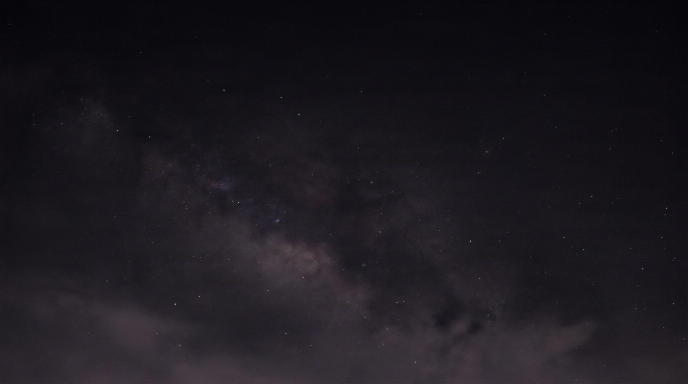
#> input picture assets/header-starfield/starfield-source.png, 1376 x 768 px (shown at 1/2 size)
$ python generate-header-starfield.py
#> lines starting #> are read from the running program, lines starting #| are printed output that depends on the picture
#!/usr/bin/env python3
"""Crop the existing Meshy artwork into identical compact masthead plates."""
from pathlib import Path
import hashlib
import json
from PIL import Image, ImageOps

ROOT = Path(__file__).resolve().parents[1]
SOURCE = ROOT / 'assets/header-starfield/starfield-source.png'
SIZE = (1600, 480)
plate = ImageOps.fit(Image.open(SOURCE).convert('RGB'), SIZE, centering=(0.5, 0.4))
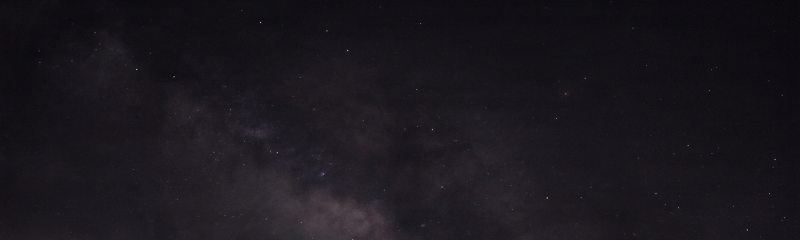
#> plate: PIL image 1600x480 RGB (shown at 1/2 size); mean R, G, B 26.2, 23, 29.5
outputs = []
for folder in [ROOT / 'apps/mobile/assets/images', ROOT / 'apps/web/public/images']:
    folder.mkdir(parents=True, exist_ok=True)
    output = folder / 'header-starfield.webp'
    plate.save(output, quality=88, method=6)
    outputs.append(output)
    # This task's rejected feathered-edge asset is no longer consumed.
    (folder / 'header-starfield-mask.png').unlink(missing_ok=True)
#> after the loop, outputs = 2 items
manifest = {
    'source': str(SOURCE.relative_to(ROOT)),
    'sourceSha256': hashlib.sha256(SOURCE.read_bytes()).hexdigest(),
    'size': SIZE,
    'composition': 'opaque dark masthead with semantic 24px bottom corners; flat reading surface',
    'outputs': {str(p.relative_to(ROOT)): hashlib.sha256(p.read_bytes()).hexdigest() for p in outputs},
}
(ROOT / 'assets/header-starfield/manifest.json').write_text(json.dumps(manifest, indent=2) + '\n')
print(json.dumps({'size': SIZE, 'outputs': list(manifest['outputs'])}))
#| {"size": [1600, 480], "outputs": ["apps/mobile/assets/images/header-starfield.webp", "apps/web/public/images/header-starfield.webp"]}

$ run again, with apps/mobile/assets/images/launch/milky-way.webp saved as assets/header-starfield/starfield-source.png
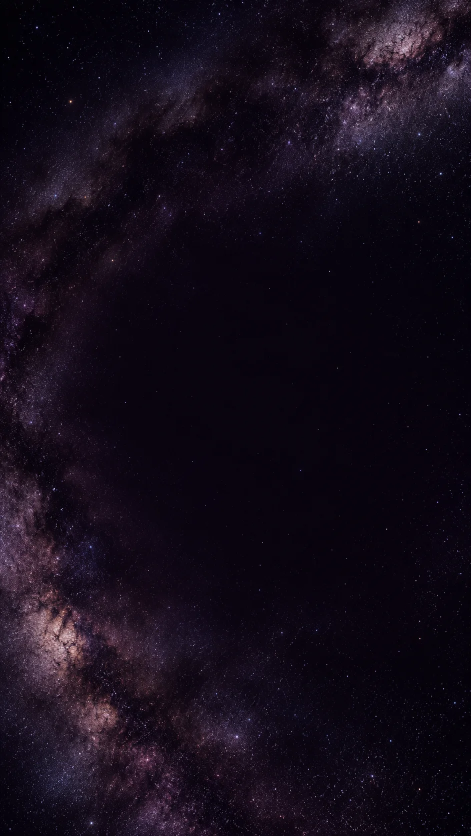
#> input picture apps/mobile/assets/images/launch/milky-way.webp, 941 x 1672 px (shown at 1/2 size)
#> `plate = ImageOps.fit(Image.open(SOURCE).convert('RGB'), SIZE, centerin..`:
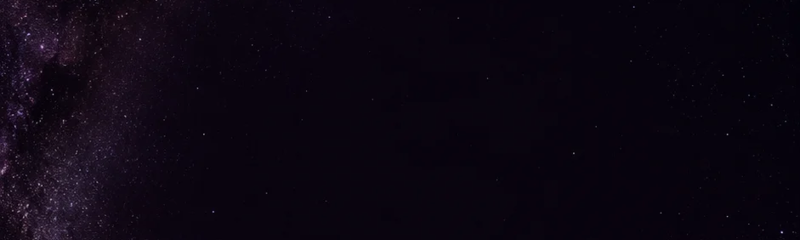
#> plate: PIL image 1600x480 RGB (shown at 1/2 size); mean R, G, B 12.4, 6.1, 17.8
#> after the loop `for folder in [ROOT / 'apps/mobile/assets/images', ROOT / 'apps/web/pu..`: outputs = 2 items
#| {"size": [1600, 480], "outputs": ["apps/mobile/assets/images/header-starfield.webp", "apps/web/public/images/header-starfield.webp"]}

$ run again, with apps/mobile/assets/images/brand-gradient.png copied over assets/header-starfield/starfield-source.png
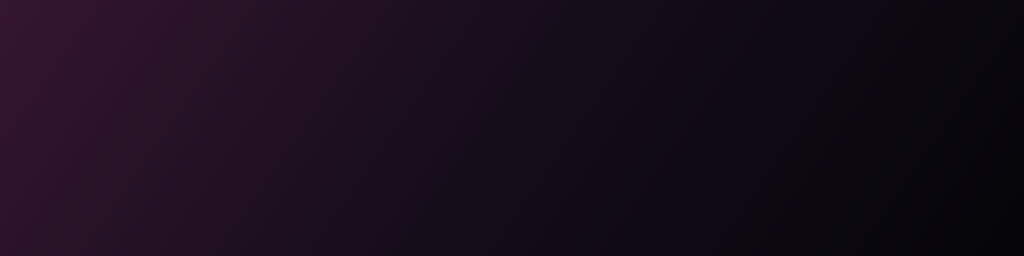
#> input picture apps/mobile/assets/images/brand-gradient.png, 1024 x 256 px
#> `plate = ImageOps.fit(Image.open(SOURCE).convert('RGB'), SIZE, centerin..`:
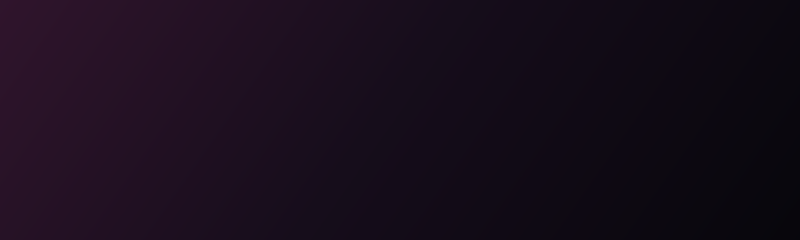
#> plate: PIL image 1600x480 RGB (shown at 1/2 size); mean R, G, B 23.7, 13, 26.9
#> after the loop `for folder in [ROOT / 'apps/mobile/assets/images', ROOT / 'apps/web/pu..`: outputs = 2 items
#| {"size": [1600, 480], "outputs": ["apps/mobile/assets/images/header-starfield.webp", "apps/web/public/images/header-starfield.webp"]}
